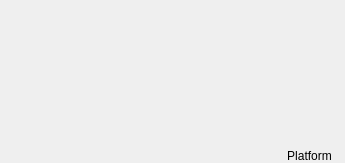
<?xml version="1.0" encoding="UTF-8"?>
<ui version="4.0">
 <class>PLSComplexHeaderIcon</class>
 <widget class="QLabel" name="PLSComplexHeaderIcon">
  <property name="geometry">
   <rect>
    <x>0</x>
    <y>0</y>
    <width>345</width>
    <height>163</height>
   </rect>
  </property>
  <property name="windowTitle">
   <string>Frame</string>
  </property>
  <property name="scaledContents">
   <bool>true</bool>
  </property>
  <layout class="QVBoxLayout" name="verticalLayout">
   <property name="spacing">
    <number>0</number>
   </property>
   <property name="leftMargin">
    <number>0</number>
   </property>
   <property name="topMargin">
    <number>0</number>
   </property>
   <property name="rightMargin">
    <number>13</number>
   </property>
   <property name="bottomMargin">
    <number>0</number>
   </property>
   <item alignment="Qt::AlignRight|Qt::AlignBottom">
    <widget class="QLabel" name="PlatformLabel">
     <property name="acceptDrops">
      <bool>true</bool>
     </property>
     <property name="text">
      <string>Platform</string>
     </property>
     <property name="scaledContents">
      <bool>true</bool>
     </property>
     <property name="alignment">
      <set>Qt::AlignCenter</set>
     </property>
     <property name="wordWrap">
      <bool>true</bool>
     </property>
    </widget>
   </item>
  </layout>
 </widget>
 <resources/>
 <connections/>
</ui>
